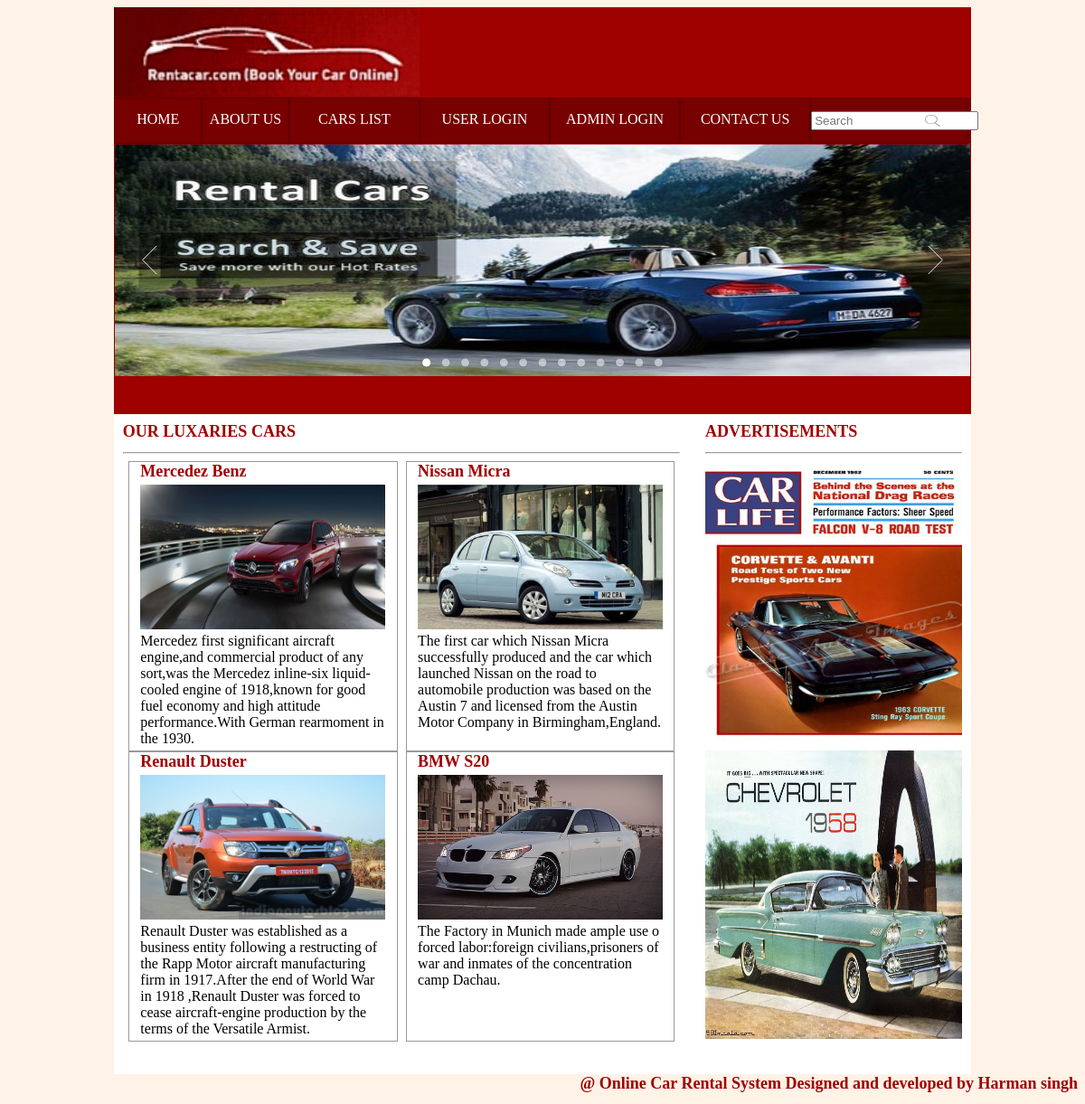
The page / on the database its author committed.
### tables this page shows
CREATE TABLE `cars` (
  `id` int(11) NOT NULL,
  `cname` varchar(255) NOT NULL,
  `cnumber` varchar(255) NOT NULL,
  `company` varchar(255) NOT NULL,
  `city` varchar(255) NOT NULL,
  `type` varchar(255) NOT NULL,
  `seats` int(11) NOT NULL,
  `price` bigint(20) NOT NULL,
  `image` varchar(255) NOT NULL,
  `description` varchar(500) NOT NULL
);

### index.php (the view, shortened to what this page needs)
<!DOCTYPE HTML>
<html>
<head>
<link href="css/style.css" rel="stylesheet" type="text/css"/>
</head>
<body>
<div class="mainbox">
<div class="header">
<div class="headercar"><img src="img/headercar.png"style="height:100px;"/></div>
<div class="linksheader">
<div class="link" align="center"><a href="index.php">HOME</a></div>
<div class="link" align="center"><a href="about.php">ABOUT US</a></div>
<div class="link" align="center" style="width:15%;"><a href="car_listing.php">CARS LIST</a></div>
<div class="link" align="center" style="width:15%;"><a href="user_login.php">USER LOGIN</a></div>
<div class="link" style="width:15%; height:35px;" align="center"><a href="admin_login.php"> ADMIN LOGIN</a></div>
<div style="width:15%; height:35px; float:left; padding-top:14px;border:1px solid #5E0000;" align="center"><a href="contact_us.php">CONTACT US</a></div>
<div style="width:18.3%; height:35px; float:left; padding-top:14px;border:1px solid #5E0000;">
<div style="width:30%; float:left;"><input type="text" name="search" placeholder="Search"/></div>
<div style="width:30%; height:10px; padding-top:1px;float:right;"><img src="img/search.jpg" style="width:50%; height:19px; float:left;"/></div></div>
</div>
</div>
<div class="maincar"><?php include("standard.php");?></div>
<div class="cars">
<div class="heading">OUR LUXARIES CARS</div><hr/>
<?php include("common/connect.php");
$select="select * from cars";
$sql=mysqli_query($con,$select) or die("error");
$i=1;
while($row=mysqli_fetch_array($sql,MYSQLI_ASSOC)){
?>
<div class="leftbox" style="margin-right:0.5%; margin-left:1%; padding-left:2%; padding-right:2%; width:44%;">
<div class="heading"><?php echo $row['cname'];?></div>
<img src="img/<?php echo $row['image'];?>" style="width:100%; height:50%;"/>
<?php echo $row['description'];?>
</div>
<?php $i++;}?>
</div>
<div class="advertise">
<div class="heading">ADVERTISEMENTS</div><hr/>
<div class="adv"><img src="img/adv1.jpg" style="width:100%; height:98%;"/></div>
<div class="adv"><img src="img/adv2.jpg" style="width:100%; height:100%;"/></div>
</div>
</div>
<div class="heading" align="right">@ Online Car Rental System Designed and developed by Harman singh</div>
</body>
</html>

### standard.php (shortened to what this page needs)
<div id="jssor_1" style="position:relative;margin:0 auto;top:0px;left:0px;width:1400px;height:380px;overflow:hidden;visibility:hidden;">
    <div data-u="slides" style="cursor:default;position:relative;top:0px;left:0px;width:1440px;height:380px;overflow:hidden;margin-left:0px;margin-right:0px;">
        <div>
            <img data-u="image" src="img/001.jpg" />
        </div>
    </div>
    <div data-u="navigator" class="jssorb051" style="position:absolute;bottom:12px;right:12px;" data-autocenter="1" data-scale="0.5" data-scale-bottom="0.75">
        <div data-u="prototype" class="i" style="width:16px;height:16px;">
            <svg viewbox="0 0 16000 16000" style="position:absolute;top:0;left:0;width:100%;height:100%;">
                <circle class="b" cx="8000" cy="8000" r="5800"></circle>
            </svg>
        </div>
    </div>
    <div data-u="arrowleft" class="jssora051" style="width:55px;height:55px;top:0px;left:25px;" data-autocenter="2" data-scale="0.75" data-scale-left="0.75">
        <svg viewbox="0 0 16000 16000" style="position:absolute;top:0;left:0;width:100%;height:100%;">
            <polyline class="a" points="11040,1920 4960,8000 11040,14080 "></polyline>
        </svg>
    </div>
    <div data-u="arrowright" class="jssora051" style="width:55px;height:55px;top:0px;right:25px;" data-autocenter="2" data-scale="0.75" data-scale-right="0.75">
        <svg viewbox="0 0 16000 16000" style="position:absolute;top:0;left:0;width:100%;height:100%;">
            <polyline class="a" points="4960,1920 11040,8000 4960,14080 "></polyline>
        </svg>
    </div>
</div>

### css/style.css (style rules this page uses)
a { text-decoration:none; color:#FFFFFF; }
body { background-color:#FFF2E6; }
.mainbox { width:80%; height:1180px; margin-left:10%; margin-right:10%; background-color:#FFFFFF; }
.header { width:100%; height:150px; background-color:#9F0000; }
.headercar { width:100%; height:100px; }
.linksheader { width:100%; height:50px; background-color:#770000; }
.link { width:10%; height:35px; float:left; padding-top:14px; border:1px solid #5E0000; }
.maincar { width:100%; height:300px; background-color:#9F0000; }
.cars { width:65%; height:672px; margin:1% 1% 1% 1%; float:left; }
.advertise { width:30%; height:672px; margin:1% 1% 1% 1%; float:right; }
.heading { width:100%; height:25px; color:#9F0000; font-weight:600; font-size:18px; }
.leftbox { width:48%; height:319px; float:left; border:1px solid #999999; }
.adv { width:100%; height:47.48%; }

### standard.php (style rules this page uses)
.jssorb051 .i { position:absolute;cursor:pointer; }
.jssora051 { display:block;position:absolute;cursor:pointer; }

### rows shown on the page
cars: cname "Mercedez Benz", image (picture), description "Mercedez first significant aircraft engine,and commercial product of any sort,was the Mercedez inline-six liquid-cooled engine of 1918,known for good fuel economy and high attitude performance.With German rearmoment in the 1930."
cars: cname "Nissan Micra", image (picture), description "The first car which Nissan Micra successfully produced and the car which launched Nissan on the road to automobile production was based on the Austin 7 and licensed from the Austin Motor Company in Birmingham,England."
cars: cname "Renault Duster", image (picture), description "Renault Duster was established as a business entity following a restructing of the Rapp Motor aircraft manufacturing firm in 1917.After the end of World War in 1918 ,Renault Duster was forced to cease aircraft-engine production by the terms of the Versatile Armist."
cars: cname "BMW S20", image (picture), description "The Factory in Munich made ample use o forced labor:foreign civilians,prisoners of war and inmates of the concentration camp Dachau."
